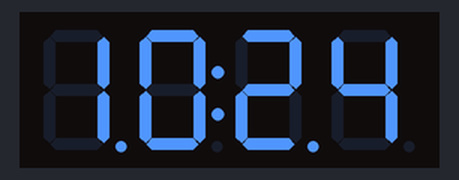
Simulated run of this sketch. Board: ESP8266 (NodeMCU). On the bench: 4-digit seven-segment display. WiFi joins after 1.5 s; servers stay silent unless stated; network time is answered at once with the bench clock; the local clock reads 2024-03-15 10:24:30 at power-on unless the sketch sets it; what the sketch prints to the serial monitor is not drawn.

Above: at 1.6 s.
At 30.1 s:
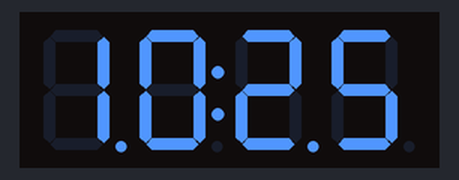

The sketch:

IoT_Digital_Clock.ino
```cpp
#include <ESP8266WiFi.h>
#include <ESP8266WebServer.h>
#include <DNSServer.h>
#include <WiFiManager.h>
#include <NTPClient.h>
#include <Arduino.h>
#include <TM1637Display.h>
#include <WiFiUdp.h>
//#define TRIGGER_PIN 4
#define CLK 2
#define DIO 0
WiFiManager wifiM;
WiFiUDP ntpUDP;
const long utcOffsetInSeconds = 19800;
NTPClient timeClient(ntpUDP, "pool.ntp.org", utcOffsetInSeconds);

TM1637Display display(CLK, DIO);

void setup() {
  Serial.begin(9600);
  Serial.println("\n Starting");
  wifiM.autoConnect("Techie99","password");
  Serial.println("connected...yeey :)");
  //pinMode(TRIGGER_PIN, INPUT);
  while ( WiFi.status() != WL_CONNECTED ) {
    delay ( 500 );
    Serial.print ( "." );
  }
  timeClient.begin();
  display.setBrightness(0x0f);
}


void loop() {
  /*if ( digitalRead(TRIGGER_PIN) == LOW ) {
    if (!wifiM.startConfigPortal("Techie99","password")) {
      Serial.println("failed to connect and hit timeout");
      delay(3000);
      ESP.reset();
      delay(5000);
    }
    Serial.println("connected...yeey :)");
  }*/
  timeClient.update();
  int times=0;
  times=times+(timeClient.getHours()*100);
  times=(timeClient.getHours()*100)+timeClient.getMinutes();
  Serial.println(times);
  display.showNumberDecEx(times, 0b11100000, true, 4, 0);
}
```

Measured:
- what the display in image 0 shows lasts 28.4 s, from 1.6 s to 30.0 s
